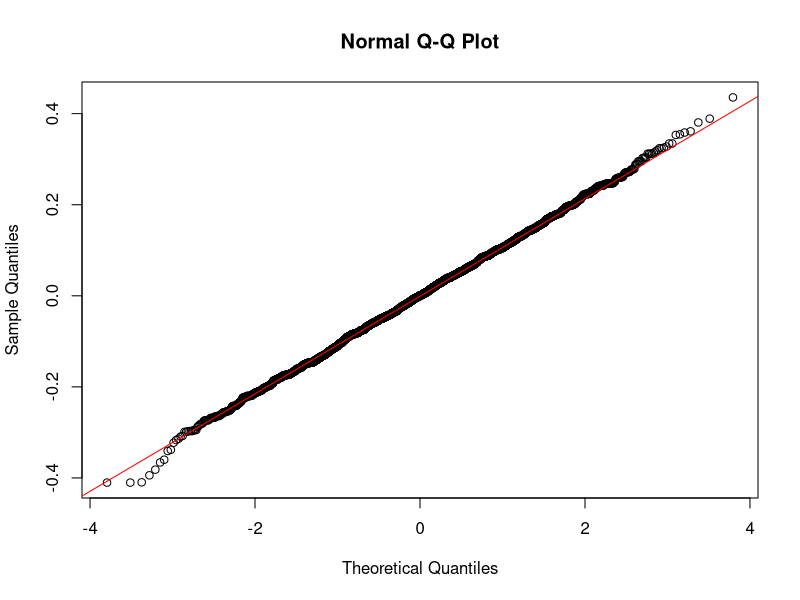
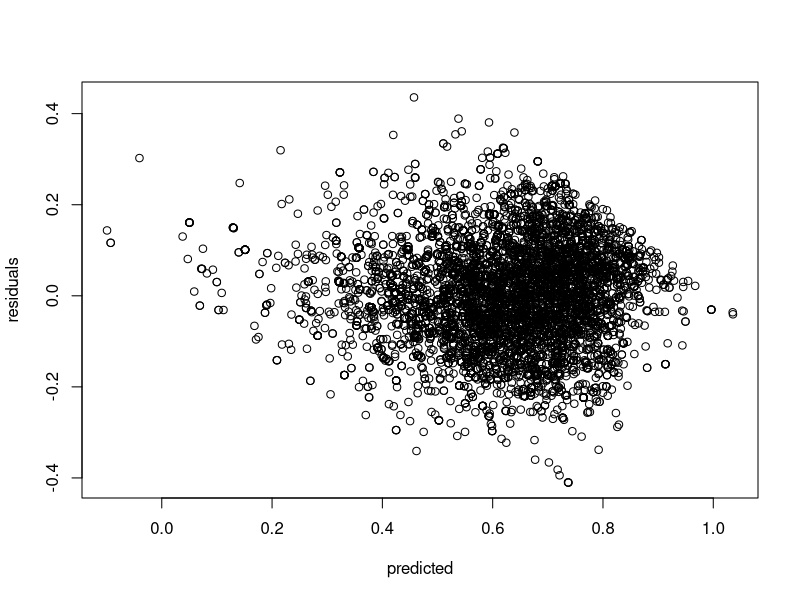

R code for these plots, in order:
options(scipen=5)
songs <- read.csv(file = 'tiktok.csv')

model <- lm(energy ~ popularity + loudness + tempo + popularity + danceability + acousticness + speechiness + valence + duration, data = songs)
cor.test(model$model$`energy`, model$fitted.values)
summary(model)
qqnorm(model$residuals)
qqline(model$residuals, col="red")

plot(model$fitted.values, model$residuals, xlab="predicted", ylab="residuals")
summary(lm(model$fitted.values ~ model$residuals))
